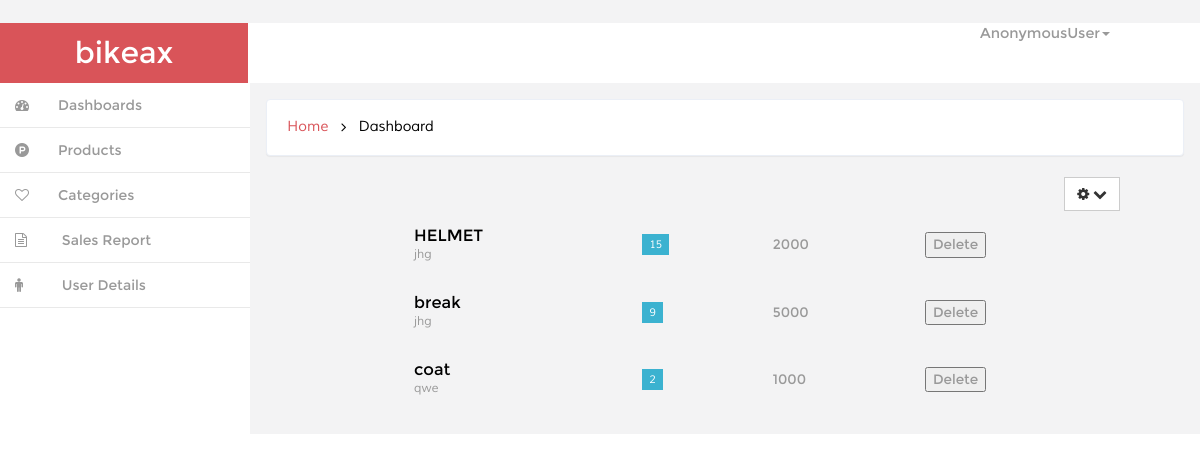
Screenshot of /dashboard/product/ with the database file from the repository.
### ecom/models.py (models this page shows, shortened)
class Product(models.Model):
	Categories=models.ForeignKey(Category,on_delete=models.CASCADE)
	Name=models.CharField(max_length=20,blank=True )
	Image=models.FileField(upload_to='media/',null=True,blank=True)
	IDorSNO=models.IntegerField(default=0,null=True,blank=True)
	Description=models.TextField(max_length=50,null=True,blank=True)
	Price=models.IntegerField(default=0,null=True,blank=True)
	NumbersAvailable=models.IntegerField(default=0,null=True,blank=True)

class Category(models.Model):
	Name=models.CharField(max_length=30)
	Description=models.TextField(max_length=50)

### ecom/views.py (the view)
# urls.py: url(r'^dashboard/product/$',dashproduct, name="dashproduct"),
def dashproduct(request):
	items=Product.objects.all()
	return render(request,'backend/products.html' ,{'items':items})

### ecom/context_processor.py (called while the page is built)
def cart(request):
    return {'cart': Cart(request)}

### templates/backend/products.html (shortened to what this page needs)
{% extends 'backend/index.html' %}
{% block contentmain %}
<div style="margin:5px 80px 5px 80px;">
<div class="float-right">
<div class="dropdown">
        <a href="#" title="" class="btn btn-default" data-toggle="dropdown" aria-expanded="false">
            <i class="fa fa-cog icon_8"></i>
            <i class="fa fa-chevron-down icon_8"></i>
        <div class="ripple-wrapper"></div></a>
    </div>
  </div>
 <table class="table">
                    <tbody>
                    {% for it in items %}
                        <tr class="table-row">
                            <td class="table-img">
                            </td>
                            <td class="table-text">
                            	<h6>{{ it.Name }}</h6>
                                <p>{{ it.Categories.Name }}</p>
                            </td>
                            <td>
                            	<span class="fam">{{ it.NumbersAvailable }}</span>
                            </td>
                            <td class="march">
                               {{ it.Price }}
                            </td>
                             <td >
							               <button class="button">Delete</button>
                            </td>
                        </tr>
                         {% endfor %}
                    </tbody>
                </table>
</div>
{% endblock %}

### templates/backend/index.html (shortened to what this page needs)
<!DOCTYPE HTML>
{% load static %}
<html>
<head>
<link href="{% static 'backend/css/bootstrap.min.css'%}"  rel='stylesheet' type='text/css' />
<link href="{% static 'backend/css/style.css'%}" rel='stylesheet' type='text/css' />
<link href="{% static 'backend/css/font-awesome.css'%}" rel="stylesheet">
<link href="{% static 'backend/css/custom.css'%}" rel="stylesheet">
</head>
<body>
<div id="wrapper">
        <nav class="navbar-default navbar-static-top" role="navigation">
             <div class="navbar-header">
	               <h1> <a class="navbar-brand" href="index.html">bikeax</a></h1>
			   </div>
			 <div class=" border-bottom">
		    <div class="drop-men" >
		        <ul class=" nav_1">
					<li class="dropdown" style="margin-right:90px;">
		              <a href="#" class="dropdown-toggle dropdown-at" data-toggle="dropdown">
		              <span class=" name-caret">{{ user }}<i class="caret"></i></span></a>
		            </li>
		        </ul>
		     </div>
			<div class="clearfix">
     </div>
		    <div class="navbar-default sidebar" role="navigation">
                <div class="sidebar-nav navbar-collapse">
                <ul class="nav" id="side-menu">
                    <li>
                        <a href="{% url 'dashboard' %}" class=" hvr-bounce-to-right"><i class="fa fa-dashboard nav_icon "></i><span class="nav-label">Dashboards</span> </a>
                    </li>
                      <li>
                        <a href="{% url 'dashproduct' %}" class=" hvr-bounce-to-right"><i class="fa fa-product-hunt nav_icon "></i><span class="nav-label">Products</span> </a>
                    </li>
                      <li>
                        <a href="{% url 'dashcategory' %}" class=" hvr-bounce-to-right"><i class="fa fa-heart-o nav_icon "></i><span class="nav-label">Categories</span> </a>
                    </li>
					 <li>
                        <a href="{% url 'sales' %}" class=" hvr-bounce-to-right"><i class="fa fa-file-text-o  nav_icon"></i> <span class="nav-label">Sales Report</span> </a>
                    </li>
                    <li>
                        <a href="/user_detail/" class=" hvr-bounce-to-right"><i class="fa fa-male nav_icon"></i> <span class="nav-label">User Details</span> </a>
                    </li>
                </ul>
            </div>
			</div>
        </nav>
        <div id="page-wrapper" class="gray-bg dashbard-1">
       <div class="content-main">
		    <div class="banner">
				<h2>
				<a href="index.html">Home</a>
				<i class="fa fa-angle-right"></i>
				<span>Dashboard</span>
				</h2>
		    </div>
		<div class="content-top">
			{% block contentmain %}{% endblock %}
		</div>
			       </div>
						 	       </div>
	       </div>
</body>
</html>

### static/backend/css/style.css (style rules this page uses)
h4, h5, h6, h1, h2, h3 { margin: 0; }
ul, ol { margin: 0;padding: 0; }
p { margin: 0; }
html, body { font-family:'Montserrat-Regular'; font-size: 100%; background:#F3F3F4; overflow-x: hidden; }
body a { transition:0.5s all; -webkit-transition:0.5s all; -moz-transition:0.5s all; -o-transition:0.5s all; -ms-transition:0.5s all; }
div#wrapper { background-color: #fff; }
.navbar-default.sidebar { background-color: #fff; }
h1 a.navbar-brand { color: #fff !important; font-size: 30px; font-weight: 500; padding: 20px 0px; background: #d95459; text-align: center; width:248px; height: 60px; }
i.nav_icon { color: #fff; margin-right:6px; }
.sidebar ul li a { color: #999; font-size:14px; }
.hvr-bounce-to-right { display: inline-block; vertical-align: middle; -webkit-transform: translateZ(0); transform: translateZ(0); box-shadow: 0 0 1px rgba(0, 0, 0, 0); -webkit-backface-visibility: hidden; backface-visibility: hidden; -moz-osx-font-smoothing: grayscale; position: relative; -webkit-transition-property: color; transition-property: color; -webkit-transition-duration: 0.5s; transition-duration: 0.5s; }
.hvr-bounce-to-right:before { content: ""; position: absolute; z-index: -1; top: 0; left: 0; right: 80%; bottom: 0; background:#7f8c8d; -webkit-transform: scaleX(0); transform: scaleX(0); -webkit-transform-origin: 0 50%; transform-origin: 0 50%; -webkit-transition-property: transform; transition-property: transform; -webkit-transition-duration: 0.5s; transition-duration: 0.5s; -webkit-transition-timing-function: ease-out; transition-timing-function: ease-out; }
.nav > li > a { color: #999; font-weight:500; padding: 0px 20px 0px 0px; font-size: 0.85em; border-bottom: 1px solid #E9E9E9; }
.nav > li > a i { margin-right: 14px; }
i.nav_icon { color: #999; padding: 15px; width: 44px; height: 44px; }
@media (min-width: 768px) { #page-wrapper { position: inherit; margin: 0 0 0 240px; min-height: 1000px; } }
a.dropdown-toggle.dropdown-at { border-bottom: none; }
.content-main { background-color: #F3F3F4; padding-top: 1em; }
.border-bottom { background-color: #fff; }
.drop-men { float: right; }
.dropdown-at { padding: 0 !important; position: relative; color: #999; font-size: 0.9em; text-decoration: none ; }
.dropdown, .dropup { display: inline-block; padding:0; }
.banner { background: #fff; display: block; margin: 0em 1em ; padding:1em; border: 1px solid #ebeff6; border-color: #ebeff6; border-radius: 4px; -webkit-border-radius: 4px; -o-border-radius: 4px; -moz-border-radius: 4px; -ms-border-radius: 4px; -webkit-box-shadow: 0 1px 1px rgba(0,0,0,.05); box-shadow: 0 1px 1px rgba(0,0,0,.05); }
.banner h2 { font-size:0.9em; }
.banner h2 a { color:#D95459; text-decoration:none; font-family: 'Muli-Regular'; padding:0.3em ; }
.banner h2 span { color:#000; font-family: 'Muli-Regular'; padding:0.3em ; }
.banner h2 i { color:#000; vertical-align:middle; padding:0.3em ; }
.content-top { padding: 1em 0; }
.btn { border-radius: 0px; outline: none; }
.table td, .table>tbody>tr>td, .table>tbody>tr>th, .table>tfoot>tr>td, .table>tfoot>tr>th, .table>thead>tr>td, .table>thead>tr>th { padding: 15px !important; font-size: 0.85em; color: #999; border-top: none !important; }
.table-row td { font-size: 1em; padding: 15px 8px 15px !important; line-height: 1.42857143; vertical-align:middle !important; border-top: 1px solid #ddd; }
td.table-text h6 { font-size: 1.2em; color:#000; }
td.table-text p { font-size:0.9em; line-height: 1.5em; font-family: 'Muli-Regular'; color:#999; }
td span { color:#fff; font-size: 0.8em; padding: 4px 7px; font-family: 'Muli-Regular'; }
td span.fam { color:#fff; font-size: 0.8em; padding: 4px 7px; font-family: 'Muli-Regular'; }
td span.fam { background:#3BB2D0; }
.float-right { float: right; }
.table { margin-bottom: 0; }
tr.table-row { border-top: 1px solid #F3F3F4; }

### static/backend/css/custom.css (style rules this page uses)
#wrapper { width: 100%; }
#page-wrapper { min-height: 568px; }
@media (min-width:768px) { #page-wrapper { position: inherit; margin: 0 0 0 250px; } }
.sidebar .sidebar-nav.navbar-collapse { padding-right: 0; padding-left: 0; }
@media (min-width:768px) { .sidebar { z-index: 1; position: absolute; width: 250px; } }

### rows the page displays
Product: Name "HELMET", Categories.Name "jhg", NumbersAvailable "15", Price "2000"
Product: Name "break", Categories.Name "jhg", NumbersAvailable "9", Price "5000"
Product: Name "coat", Categories.Name "qwe", NumbersAvailable "2", Price "1000"

### other values shown
{{ user }} "AnonymousUser"
